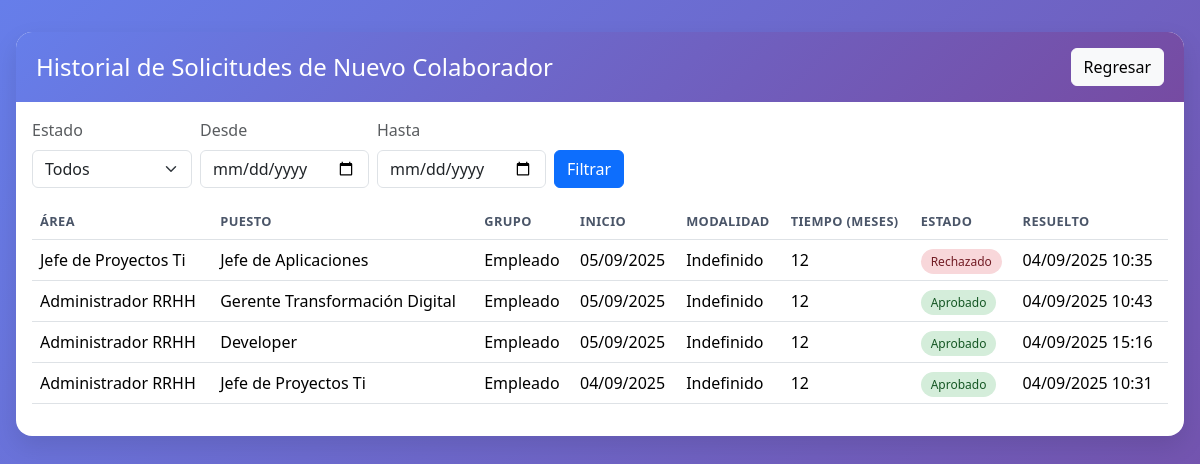
/rrhh/historial/nuevo-colaborador/ (signed in), run on the app's committed database.
### empleados/models.py (models this page shows, shortened)
class SolicitudNuevoColaborador(models.Model):
    ESTADOS_CHOICES = [
        ('pendiente', 'Pendiente'),
        ('aprobado', 'Aprobado'),
        ('rechazado', 'Rechazado'),
        ('observado', 'Observado'),
    ]
    GRUPO_OCUPACIONAL_CHOICES = [
        ('empleado', 'Empleado'),
        ('practicante', 'Practicante'),
        ('locador', 'Locador de Servicios'),
    ]
    DENOMINACION_PUESTO_CHOICES = [
        ('gerente', 'Gerente'),
        ('sub_gerente', 'Sub gerente'),
        ('jefe', 'Jefe'),
        ('supervisor', 'Supervisor'),
        ('analista', 'Analista'),
        ('coordinador', 'Coordinador'),
    ]
    MOTIVO_CONTRATACION_CHOICES = [
        ('nuevo_puesto', 'Nuevo puesto de trabajo'),
        ('reemplazo_promocion', 'Reemplazo por promoción'),
        ('reemplazo_renuncia', 'Reemplazo por renuncia'),
        ('reemplazo_vencimiento', 'Reemplazo por vencimiento de contrato'),
        ('fallecimiento', 'Fallecimiento'),
        ('otros', 'Otros'),
    ]
    solicitante = models.ForeignKey(
        Empleado, on_delete=models.CASCADE, related_name='solicitudes_nuevo_colaborador'
    )
    area_solicitante = models.CharField(max_length=120)
    fecha_solicitud = models.DateField(auto_now_add=True)
    persona_responsable = models.CharField(max_length=120)
    dni_colaborador = models.CharField(
        max_length=8,
        validators=[validar_dni],
        help_text='DNI del nuevo colaborador (8 dígitos)',
        verbose_name='DNI del Colaborador'
    )
    nombre_colaborador = models.CharField(
        max_length=100,
        verbose_name='Nombre del Colaborador',
        help_text='Nombre completo del nuevo colaborador'
    )
    apellido_colaborador = models.CharField(
        max_length=100,
        verbose_name='Apellido del Colaborador',
        help_text='Apellidos del nuevo colaborador'
    )
    email_colaborador = models.EmailField(
        verbose_name='Email del Colaborador',
        help_text='Correo electrónico del nuevo colaborador'
    )
    fecha_inicio_labores = models.DateField()
    grupo_ocupacional = models.CharField(max_length=20, choices=GRUPO_OCUPACIONAL_CHOICES)
    puesto_a_solicitud = models.CharField(max_length=120)
    denominacion_puesto = models.CharField(max_length=20, choices=DENOMINACION_PUESTO_CHOICES)
    motivo_contratacion = models.CharField(
        max_length=30,
        choices=MOTIVO_CONTRATACION_CHOICES,
        help_text='Seleccione el motivo de la contratación'
    )
    modalidad_contratacion = models.CharField(max_length=120)
    tiempo_meses = models.PositiveIntegerField(validators=[MinValueValidator(1)], help_text='Especificar tiempo (meses)')
    estado = models.CharField(max_length=20, choices=ESTADOS_CHOICES, default='pendiente')
    procesado_por = models.ForeignKey(
        Empleado, on_delete=models.SET_NULL, null=True, blank=True, related_name='solicitudes_nuevo_colaborador_procesadas'
    )
    fecha_resolucion = models.DateTimeField(null=True, blank=True)
    comentario_rrhh = models.TextField(max_length=800, blank=True)
    class Meta:
        ordering = ['-fecha_solicitud']
        verbose_name = 'Solicitud de Nuevo Colaborador'
        verbose_name_plural = 'Solicitudes de Nuevo Colaborador'

### empleados/views.py (the view)
# urls.py: path('rrhh/historial/nuevo-colaborador/', views.rrhh_historial_nuevo_colaborador, name='rrhh_historial_nuevo_colaborador'),
@login_required
def rrhh_historial_nuevo_colaborador(request):
    try:
        empleado = Empleado.objects.get(email=request.user.email)
    except Empleado.DoesNotExist:
        messages.error(request, 'No tienes un perfil de empleado asociado.')
        return redirect('login_empleado')
    if not empleado.es_empleado_rrhh:
        messages.error(request, 'No tienes permisos de RRHH para acceder a esta página.')
        return redirect('inicio_empleado')
    qs = SolicitudNuevoColaborador.objects.all().order_by('-fecha_solicitud')
    estado = request.GET.get('estado')  # pendiente | aprobado | rechazado | observado
    desde = request.GET.get('desde')
    hasta = request.GET.get('hasta')
    if estado:
        qs = qs.filter(estado=estado)
    if desde:
        try:
            d = datetime.strptime(desde, '%Y-%m-%d').date()
            qs = qs.filter(fecha_solicitud__gte=d)
        except ValueError:
            pass
    if hasta:
        try:
            h = datetime.strptime(hasta, '%Y-%m-%d').date()
            qs = qs.filter(fecha_solicitud__lte=h)
        except ValueError:
            pass
    return render(request, 'empleados/rrhh_historial_nuevo_colaborador.html', {
        'empleado': empleado,
        'solicitudes': qs,
        'f_estado': estado or '',
        'f_desde': desde or '',
        'f_hasta': hasta or '',
        'user': request.user
    })

### empleados/models.py (called while the page is built)
    @property
    def es_empleado_rrhh(self):
        return self.es_rrhh

### empleados/templates/empleados/rrhh_historial_nuevo_colaborador.html (shortened to what this page needs)
<!DOCTYPE html>
<html lang="es">
<head>
  <link rel="stylesheet" href="https://cdn.jsdelivr.net/npm/bootstrap@5.3.2/dist/css/bootstrap.min.css" />
</head>
<body>
  <div class="page">
    <div class="card-ui">
      <div class="card-header">
        <h4 class="mb-0">Historial de Solicitudes de Nuevo Colaborador</h4>
        <a class="btn btn-light" href="{% url 'rrhh_dashboard' %}">Regresar</a>
      </div>
      <div class="px-3 pt-3">
        <form class="row g-2 align-items-end filters" method="get">
          <div class="col-auto">
            <label class="form-label text-muted">Estado</label>
            <select class="form-select" name="estado">
              <option value="">Todos</option>
            </select>
          </div>
          <div class="col-auto">
            <label class="form-label text-muted">Desde</label>
            <input type="date" class="form-control" name="desde" value="{{ f_desde }}">
          </div>
          <div class="col-auto">
            <label class="form-label text-muted">Hasta</label>
            <input type="date" class="form-control" name="hasta" value="{{ f_hasta }}">
          </div>
          <div class="col-auto">
            <button class="btn btn-primary">Filtrar</button>
          </div>
        </form>
      </div>
      <div class="p-3">
        <table class="table table-hover align-middle">
          <thead>
            <tr>
              <th>Área</th>
              <th>Puesto</th>
              <th>Grupo</th>
              <th>Inicio</th>
              <th>Modalidad</th>
              <th>Tiempo (meses)</th>
              <th>Estado</th>
              <th>Resuelto</th>
            </tr>
          </thead>
          <tbody>
            {% for s in solicitudes %}
            <tr>
              <td>{{ s.area_solicitante }}</td>
              <td>{{ s.puesto_a_solicitud }}</td>
              <td>{{ s.get_grupo_ocupacional_display }}</td>
              <td>{{ s.fecha_inicio_labores|date:"d/m/Y" }}</td>
              <td>{{ s.modalidad_contratacion }}</td>
              <td>{{ s.tiempo_meses }}</td>
              <td>
                <span class="estado {% if s.estado == 'pendiente' %}e-pendiente{% elif s.estado == 'aprobado' %}e-aprobado{% elif s.estado == 'rechazado' %}e-rechazado{% else %}e-observado{% endif %}">
                  {{ s.get_estado_display }}
                </span>
              </td>
              <td>{% if s.fecha_resolucion %}{{ s.fecha_resolucion|date:"d/m/Y H:i" }}{% else %}-{% endif %}</td>
            </tr>
            {% empty %}
            <tr><td colspan="8" class="text-center text-muted py-4">Sin registros</td></tr>
            {% endfor %}
          </tbody>
        </table>
      </div>
    </div>
  </div>
</body>
</html>

### empleados/templates/empleados/rrhh_historial_nuevo_colaborador.html (style rules this page uses)
body { background:linear-gradient(135deg,#667eea,#764ba2);min-height:100vh }
.page { max-width:1200px;margin:32px auto;padding:0 16px }
.card-ui { background:#fff;border-radius:16px;box-shadow:0 10px 25px rgba(0,0,0,.1);overflow:hidden }
.card-header { display:flex;justify-content:space-between;align-items:center;gap:12px;flex-wrap:wrap;padding:16px 20px;background:linear-gradient(135deg,#667eea,#764ba2);color:#fff }
.filters .form-control, .filters .form-select { min-width:160px }
.table thead th { text-transform:uppercase;font-size:.8rem;letter-spacing:.4px;color:#4a5568 }
.estado { border-radius:999px;padding:4px 10px;font-size:.75rem }
.e-aprobado { background:#d4edda;color:#155724 }
.e-rechazado { background:#f8d7da;color:#721c24 }

### data on the page
SolicitudNuevoColaborador: area_solicitante "Jefe de Proyectos Ti", puesto_a_solicitud "Jefe de Aplicaciones", grupo_ocupacional "Empleado", fecha_inicio_labores "05/09/2025", modalidad_contratacion "Indefinido", tiempo_meses "12", estado "Rechazado", fecha_resolucion "04/09/2025 10:35"
SolicitudNuevoColaborador: area_solicitante "Administrador RRHH", puesto_a_solicitud "Gerente Transformación Digital", grupo_ocupacional "Empleado", fecha_inicio_labores "05/09/2025", modalidad_contratacion "Indefinido", tiempo_meses "12", estado "Aprobado", fecha_resolucion "04/09/2025 10:43"
SolicitudNuevoColaborador: area_solicitante "Administrador RRHH", puesto_a_solicitud "Developer", grupo_ocupacional "Empleado", fecha_inicio_labores "05/09/2025", modalidad_contratacion "Indefinido", tiempo_meses "12", estado "Aprobado", fecha_resolucion "04/09/2025 15:16"
SolicitudNuevoColaborador: area_solicitante "Administrador RRHH", puesto_a_solicitud "Jefe de Proyectos Ti", grupo_ocupacional "Empleado", fecha_inicio_labores "04/09/2025", modalidad_contratacion "Indefinido", tiempo_meses "12", estado "Aprobado", fecha_resolucion "04/09/2025 10:31"
